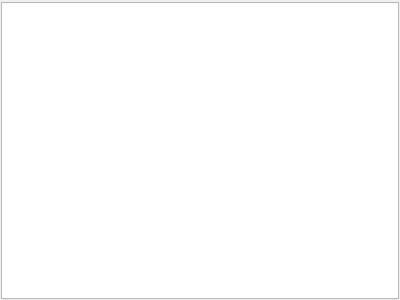
<?xml version="1.0" encoding="UTF-8"?>
<ui version="4.0">
 <class>LentCardsSettingsPage</class>
 <widget class="QWidget" name="LentCardsSettingsPage">
  <property name="geometry">
   <rect>
    <x>0</x>
    <y>0</y>
    <width>400</width>
    <height>300</height>
   </rect>
  </property>
  <property name="windowTitle">
   <string>Form</string>
  </property>
  <layout class="QVBoxLayout" name="verticalLayout">
   <property name="spacing">
    <number>1</number>
   </property>
   <property name="leftMargin">
    <number>1</number>
   </property>
   <property name="topMargin">
    <number>1</number>
   </property>
   <property name="rightMargin">
    <number>1</number>
   </property>
   <property name="bottomMargin">
    <number>1</number>
   </property>
   <item>
    <widget class="qf::gui::TableViewToolBar" name="tblCardsTB" native="true"/>
   </item>
   <item>
    <widget class="qf::gui::TableView" name="tblCards"/>
   </item>
  </layout>
 </widget>
 <customwidgets>
  <customwidget>
   <class>qf::gui::TableView</class>
   <extends>QTableView</extends>
   <header location="global">qf/gui/tableview.h</header>
  </customwidget>
  <customwidget>
   <class>qf::gui::TableViewToolBar</class>
   <extends>QWidget</extends>
   <header location="global">qf/gui/tableviewtoolbar.h</header>
   <container>1</container>
  </customwidget>
 </customwidgets>
 <resources/>
 <connections/>
</ui>
